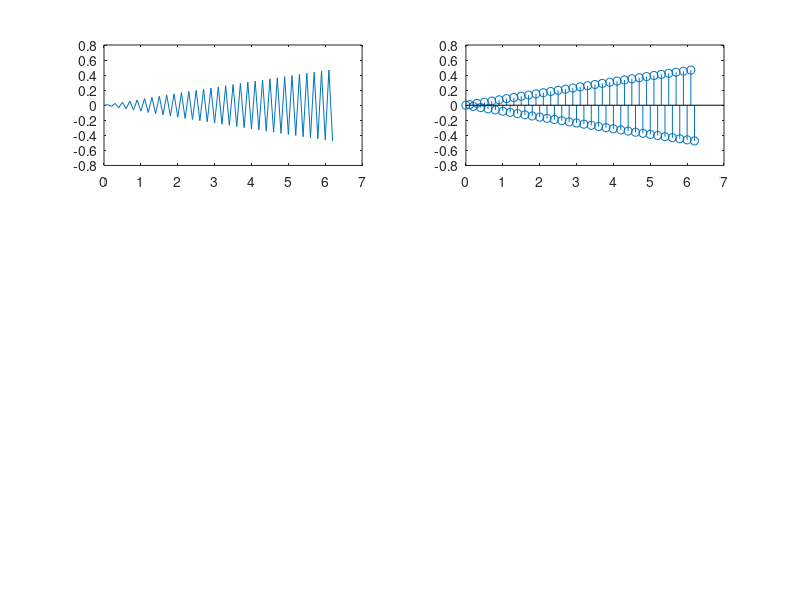

This figure's MATLAB source:
clc;
clear all;
pi=3.14;
f=input('Enter the frequency:');
n=input('Enter the no.of points:');
t=0:0.1:2*pi;
a=sin(2*pi*f*n*t);
subplot(3,2,1)
plot(t,a);
subplot(3,2,2)
stem(t,a);